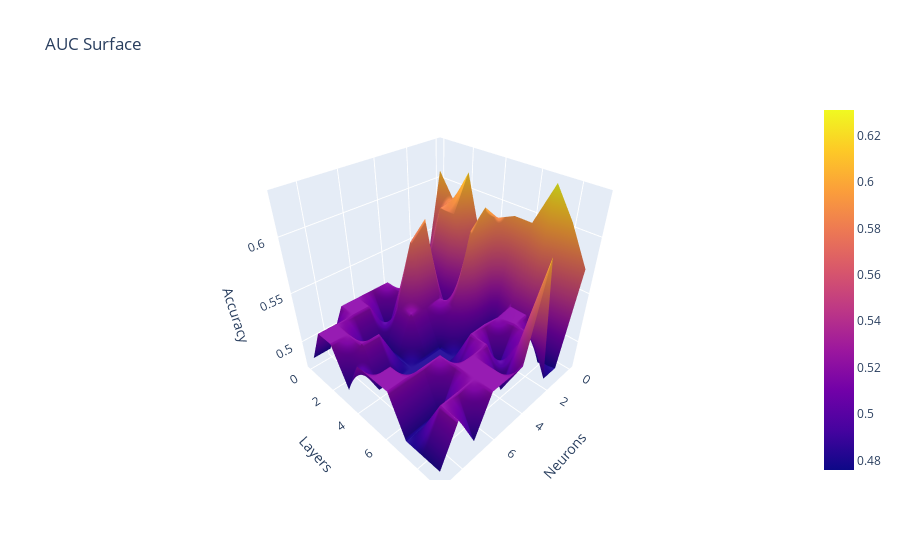

Write notebook code for a chart like this one.
### Code cell
fig4 = go.Figure(data=[go.Surface(z=Accuracy_v02)])

fig4.update_layout(title='Accuracy Surface', autosize=True,
                   scene = dict(xaxis_title='Neurons',
                                yaxis_title='Layers',
                                zaxis_title='Accuracy'))
fig4.update_yaxes(tickvals=[x+30 for x in range(10)])
fig4.update_xaxes(tickvals=[x+30 for x in range(10)])

fig4.show()
fig4.write_html('ACC_02.html')

### Figure 1 — Plotly figure (JSON) as saved in the notebook; plotly's stock layout.template omitted (floating-point values rounded to 4 significant figures)
{"data": [{"type": "surface", "z": [[0.6081, 0.5191, 0.5191, 0.4809, 0.5191, 0.5191, 0.5191, 0.5191, 0.4809, 0.4809], [0.5852, 0.5827, 0.4809, 0.5191, 0.5191, 0.4809, 0.5191, 0.5191, 0.5191, 0.5191], [0.6158, 0.5802, 0.4885, 0.5903, 0.5751, 0.5191, 0.4809, 0.4809, 0.5191, 0.5191], [0.5573, 0.542, 0.4809, 0.5191, 0.5191, 0.5191, 0.4809, 0.5191, 0.5191, 0.4809], [0.5852, 0.6005, 0.5852, 0.5191, 0.4809, 0.4809, 0.4809, 0.4809, 0.4809, 0.5191], [0.5929, 0.4809, 0.4809, 0.4809, 0.4809, 0.4809, 0.4809, 0.4809, 0.5191, 0.5191], [0.5929, 0.5191, 0.5165, 0.5191, 0.5191, 0.4809, 0.5191, 0.5191, 0.5191, 0.5191], [0.631, 0.5191, 0.5191, 0.4809, 0.5191, 0.5191, 0.5191, 0.4809, 0.4809, 0.4809], [0.6056, 0.4758, 0.5191, 0.5191, 0.4809, 0.5191, 0.5191, 0.5191, 0.5191, 0.4809], [0.5725, 0.4809, 0.4809, 0.6056, 0.5191, 0.5191, 0.5191, 0.4809, 0.5191, 0.4809]]}], "layout": {"autosize": true, "scene": {"xaxis": {"title": {"text": "Neurons"}}, "yaxis": {"title": {"text": "Layers"}}, "zaxis": {"title": {"text": "Accuracy"}}}, "title": {"text": "AUC Surface"}, "xaxis": {"tickvals": [30, 31, 32, 33, 34, 35, 36, 37, 38, 39]}, "yaxis": {"tickvals": [30, 31, 32, 33, 34, 35, 36, 37, 38, 39]}}}
